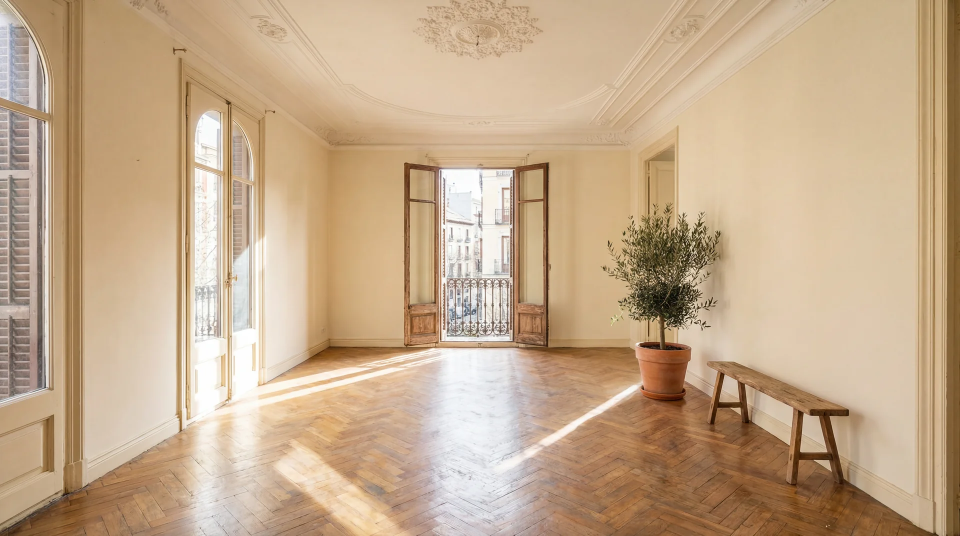
#> input picture website/original/images/landing/checklist-look-feel.webp, 1920 x 1072 px (shown at 1/2 size); its folder holds only this picture in this run
$ python -i gemini_client.py   (imports and definitions only)
#> lines starting #> are read from the running program, lines starting #| are printed output that depends on the picture
"""
Gemini Client for Lean MVP Pipeline (using google-generativeai SDK)
===================================================================

Uses Google AI SDK for proper schema handling.

Models:
- gemini-3-flash-preview - Fast, good for text analysis
- gemini-3.1-pro-preview - Better reasoning, photos
"""

import os
import json
import base64
import logging
import asyncio
import contextvars
from typing import Optional, List, Dict, Any, Union
from dataclasses import dataclass

import httpx
from pathlib import Path
import google.generativeai as genai
from google.generativeai.types import HarmCategory, HarmBlockThreshold

# Load environment
from dotenv import load_dotenv
backend_root = Path(__file__).parent.parent
# Repo-root `.env.local` must be the source of truth; load it last with override=True so stale values never win.
# [3 lines not run here, left out]

logger = logging.getLogger(__name__)

# =============================================================================
# PER-JOB CONTEXT (for DB-first observability)
# =============================================================================
_ctx_db: contextvars.ContextVar[Any] = contextvars.ContextVar("gemini_db", default=None)
_ctx_job: contextvars.ContextVar[Dict[str, Any]] = contextvars.ContextVar("gemini_job", default={})


# [95 lines left out: functions set_gemini_tracking_context, clear_gemini_tracking_context, _usage_metadata_to_dict, _get_usage_int, not called in this run]


# =============================================================================
# TOKEN TRACKING (for cost analysis)
# =============================================================================

class TokenTracker:
    """
    Global tracker for Gemini API token usage with EMPIRICAL per-call cost calculation.

    ═══════════════════════════════════════════════════════════════════════════════
    NO ESTIMATES. NO AVERAGES. NO APPROXIMATIONS.
    Every cost is calculated from ACTUAL API response tokens to 6 decimal places.
    ═══════════════════════════════════════════════════════════════════════════════

    How tokenization works:
    - Text: ~4 characters per token
    - Images: ~1290 tokens per 1024x1024 image (varies by resolution)
    - Audio: 25 tokens per second (we don't use audio)
    - The API returns total token count INCLUDING image tokens in usage_metadata

    Pricing tiers:
    - Standard: <=200K input tokens
    - Long context: >200K input tokens (HIGHER prices for Pro models)
    """
    _instance = None
    BASE_LISTING_CASAFARI_COST_USD = 3.5

    # ═══════════════════════════════════════════════════════════════════════════════
    # GEMINI API PRICING - PAID TIER (Feb 2026)
    # Source: https://ai.google.dev/gemini-api/docs/pricing
    # All prices are USD per 1,000,000 tokens
    # ═══════════════════════════════════════════════════════════════════════════════

    # Standard pricing (<=200K input tokens)
    # NOTE:
    # - "input" covers text + image + video tokens (all charged at same rate)
    # - "output" includes THINKING tokens (Gemini pricing is output including thinking)
    # - Image-gen models can have different output rates for image tokens vs text tokens.
    PRICING_STANDARD = {
        # Gemini 3.1 Pro Preview (same pricing as 3 Pro)
        "gemini-3.1-pro-preview": {
            "input_text_image_video": 2.00,
            "input_audio": 2.00,
            "output": 12.00,
        },
        # Gemini 3 Preview
        "gemini-3-pro-preview": {
            "input_text_image_video": 2.00,  # Text, image, video, audio all same
            "input_audio": 2.00,              # Same as other input for Gemini 3 Pro
            "output": 12.00,
        },
        "gemini-3-flash-preview": {
            "input_text_image_video": 0.50,  # Text, image, video
            "input_audio": 1.00,              # Audio is 2x for Flash
            "output": 3.00,
        },
        # Gemini 3 Pro Image Preview (🍌)
        # Text input/output is priced like Gemini 3 Pro; image output is priced at $120 / 1M tokens.
        "gemini-3-pro-image-preview": {
            "input_text_image_video": 2.00,
            "input_audio": 2.00,
            "output": 120.00,
            "output_text": 12.00,
            "output_image": 120.00,
        },
        # Gemini 2.5
        "gemini-2.5-flash-lite": {
            "input_text_image_video": 0.10,
            "input_audio": 0.30,
            "output": 0.40,
        },
        # Image generation models
        "gemini-2.5-flash-image": {
            "input_text_image_video": 0.30,
            "input_audio": 1.00,
            # Output images are priced at $30 / 1M tokens (equivalent to ~$0.039 per 1024x1024 image).
            "output": 30.00,
        },
    }

    # Long context pricing (>200K input tokens)
    # CRITICAL: Pro models have HIGHER output pricing at long context!
    PRICING_LONG = {
        "gemini-3.1-pro-preview": {
            "input_text_image_video": 4.00,
            "input_audio": 4.00,
            "output": 18.00,
        },
        "gemini-3-pro-preview": {
            "input_text_image_video": 4.00,   # 2x standard
            "input_audio": 4.00,
            "output": 18.00,                   # $18 NOT $12!
        },
        "gemini-3-flash-preview": {
            "input_text_image_video": 0.50,   # Same as standard
            "input_audio": 1.00,
            "output": 3.00,
        },
        "gemini-3-pro-image-preview": {
            "input_text_image_video": 4.00,
            "input_audio": 4.00,
            "output": 120.00,      # image output pricing does not vary with context tier
            "output_text": 18.00,  # text/thinking output follows Pro long-context tier
            "output_image": 120.00,
        },
        "gemini-2.5-flash-lite": {
            "input_text_image_video": 0.10,
            "input_audio": 0.30,
            "output": 0.40,
        },
        "gemini-2.5-flash-image": {
            "input_text_image_video": 0.30,
            "input_audio": 1.00,
            "output": 30.00,
        },
    }

    # Cached input pricing (<=200K context) - 10x cheaper input
    PRICING_CACHED_STANDARD = {
        "gemini-3.1-pro-preview": {
            "input_text_image_video": 0.20,
            "input_audio": 0.20,
            "output": 12.00,
        },
        "gemini-3-pro-preview": {
            "input_text_image_video": 0.20,
            "input_audio": 0.20,
            "output": 12.00,
        },
        "gemini-3-flash-preview": {
            "input_text_image_video": 0.05,
            "input_audio": 0.10,
            "output": 3.00,
        },
        # For image-gen: context caching pricing is not used in this pipeline.
        # Keep cached == regular to avoid under-reporting.
        "gemini-3-pro-image-preview": {
            "input_text_image_video": 0.20,
            "input_audio": 0.20,
            "output": 120.00,
            "output_text": 12.00,
            "output_image": 120.00,
        },
        "gemini-2.5-flash-lite": {
            "input_text_image_video": 0.010,
            "input_audio": 0.030,
            "output": 0.40,
        },
        "gemini-2.5-flash-image": {
            "input_text_image_video": 0.30,
            "input_audio": 1.00,
            "output": 30.00,
        },
    }

    # Cached input pricing (>200K context)
    PRICING_CACHED_LONG = {
        "gemini-3.1-pro-preview": {
            "input_text_image_video": 0.40,
            "input_audio": 0.40,
            "output": 18.00,
        },
        "gemini-3-pro-preview": {
            "input_text_image_video": 0.40,
            "input_audio": 0.40,
            "output": 18.00,
        },
        "gemini-3-flash-preview": {
            "input_text_image_video": 0.05,
            "input_audio": 0.10,
            "output": 3.00,
        },
        "gemini-3-pro-image-preview": {
            "input_text_image_video": 0.40,
            "input_audio": 0.40,
            "output": 120.00,
            "output_text": 18.00,
            "output_image": 120.00,
        },
        "gemini-2.5-flash-lite": {
            "input_text_image_video": 0.010,
            "input_audio": 0.030,
            "output": 0.40,
        },
        "gemini-2.5-flash-image": {
            "input_text_image_video": 0.30,
            "input_audio": 1.00,
            "output": 30.00,
        },
    }

    # 200K token threshold for long context pricing
    LONG_CONTEXT_THRESHOLD = 200_000

    def __init__(self):
        self.reset()

    @classmethod
    def get_instance(cls):
        if cls._instance is None:
            cls._instance = cls()
        return cls._instance

    def reset(self):
        """Reset all tracking data."""
        self.total_input_tokens = 0
        self.total_output_tokens = 0  # output_tokens + thinking_tokens (billable output)
        self.total_thinking_tokens = 0
        self.total_cost_regular = 0.0  # Running total (actual, not estimated)
        self.total_cost_cached = 0.0   # Running total assuming cached pricing
        self.base_cost_usd = self.BASE_LISTING_CASAFARI_COST_USD
        self.call_count = 0
        self.by_model = {}
        self.by_stage = {}
        self.current_stage = "default"
        self.previous_stage = None

    # [270 lines left out: functions set_stage, track, report, log_summary, log_stage_progress, not called in this run]


# =============================================================================
# CONFIGURATION
# =============================================================================

# Model configurations (per Build Plan - DO NOT CHANGE)
MODELS = {
    # Text analysis (T1-T4), URL validation, domain credibility fallback
    "flash-lite": "gemini-2.5-flash-lite",

    # Search synthesis (C1, C2, R2), Scope details (R3a-R4)
    "flash": "gemini-3-flash-preview",

    # Photo analysis (P1-P3), Architect (A1-A3), Scope (R1), Visuals selection (V2-V3)
    "pro": "gemini-3.1-pro-preview",
    # Image generation
    "pro-image": "gemini-2.5-flash-image",     # Stable, well-tested
    "pro-image-gen3": "gemini-3-pro-image-preview",  # Higher quality, optional
    "flash-image": "gemini-2.5-flash-image",
}

# Automatic fallback chain for rate limits
# Order: primary → fallback1 → fallback2 → fallback3
MODEL_FALLBACK_CHAIN = {
    "pro": ["gemini-3.1-pro-preview", "gemini-3-flash-preview"],
    "flash": ["gemini-3-flash-preview"],
    "flash-lite": ["gemini-2.5-flash-lite", "gemini-3-flash-preview"],
    "pro-image": ["gemini-2.5-flash-image"],
    "flash-image": ["gemini-2.5-flash-image"],
}


# [31 lines left out: function _validate_gemini_pricing_tables, not called in this run]


# Global tracker instance (after model config so validation can run)
_token_tracker = TokenTracker.get_instance()
# [1 line not run here, left out]


def get_token_tracker() -> TokenTracker:
    """Get the global token tracker."""
    return _token_tracker

# Error patterns that trigger fallback
RATE_LIMIT_PATTERNS = [
    "429",
    "rate limit",
    "quota exceeded",
    "resource exhausted",
    "too many requests",
    "RESOURCE_EXHAUSTED",
    "rateLimitExceeded",
]


# [4 lines left out: function _is_rate_limit_error, not called in this run]


def _compress_to_jpeg(image_b64: str, quality: int = 85) -> tuple[str, str]:
    """
    Compress a base64 image to JPEG to reduce payload size.

    Gemini returns PNGs (~100KB), this converts to JPEG (~25KB).

    Args:
        image_b64: Base64 encoded image (PNG or other format)
        quality: JPEG quality (1-100), default 85 is good balance

    Returns:
        Tuple of (compressed_base64, mime_type)
    """
    try:
        from PIL import Image
        import io

        # Decode base64 to bytes
        image_bytes = base64.b64decode(image_b64)

        # Open with PIL
        img = Image.open(io.BytesIO(image_bytes))

        # Convert RGBA to RGB (JPEG doesn't support alpha)
        if img.mode in ('RGBA', 'LA', 'P'):
            # Create white background
            background = Image.new('RGB', img.size, (255, 255, 255))
            if img.mode == 'P':
                img = img.convert('RGBA')
            background.paste(img, mask=img.split()[-1] if img.mode == 'RGBA' else None)
            img = background
        elif img.mode != 'RGB':
            img = img.convert('RGB')

        # Save as JPEG to buffer
        buffer = io.BytesIO()
        img.save(buffer, format='JPEG', quality=quality, optimize=True)
        buffer.seek(0)

        # Encode back to base64
        compressed_b64 = base64.b64encode(buffer.read()).decode('utf-8')

        return compressed_b64, "image/jpeg"

    except Exception as e:
        # If compression fails, return original
        logger.warning(f"  ⚠️ Image compression failed: {e}, using original")
        return image_b64, "image/png"


# [6 lines left out: function get_api_key, not called in this run]


@dataclass
class GeminiResponse:
    """Response from Gemini API call."""
    success: bool
    text: Optional[str] = None
    tool_calls: Optional[List[Dict[str, Any]]] = None  # [{"name": "fn_name", "args": {...}}]
    error: Optional[str] = None
    usage: Optional[Dict[str, int]] = None
    model: Optional[str] = None
    finish_reason: Optional[str] = None  # e.g. "1"/"STOP" or "2"/"MAX_TOKENS"


# Default system instruction to ensure Spanish responses
DEFAULT_SYSTEM_INSTRUCTION = """IMPORTANT: You MUST respond in Spanish (Español).
All text output, labels, descriptions, summaries, reasons, and any human-readable content MUST be written in Spanish.
Only technical field names in JSON (like "condition_score") should remain in English for parsing.
Example: Instead of "Move-in ready" write "Listo para entrar". Instead of "Bathroom needs updating" write "El baño necesita actualización"."""


# [571 lines not run here, left out]


# [11 lines left out: function _guess_mime_type_from_path, not called in this run]


# [295 lines not run here, left out]

>>> import cv2
>>> picture = cv2.imread('../../website/original/images/landing/checklist-look-feel.webp', cv2.IMREAD_GRAYSCALE)
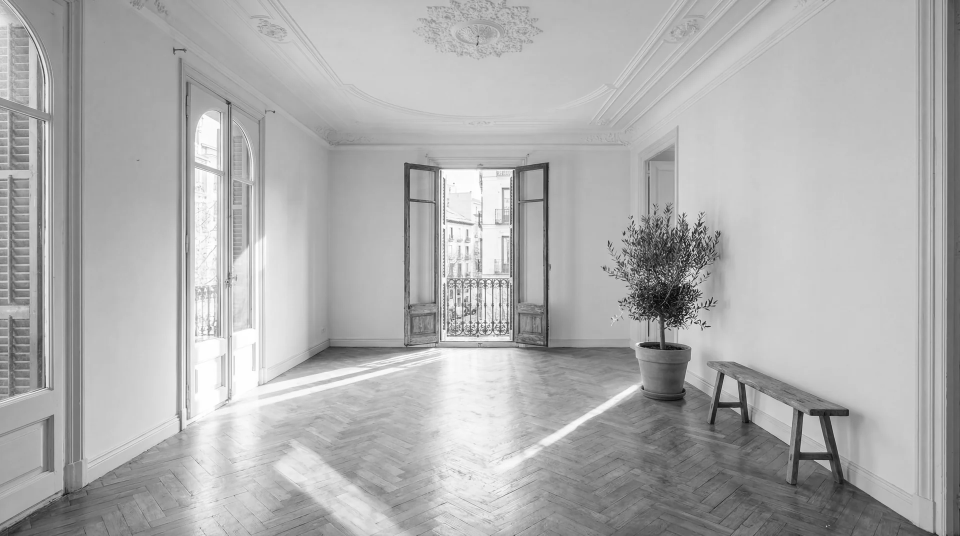
#> picture: shape (1072, 1920) (shown at 1/2 size); min 0, max 255, mean 174.3
>>> result = _compress_to_jpeg(picture)

$ run again, on website/original/images/landing/life-family.webp
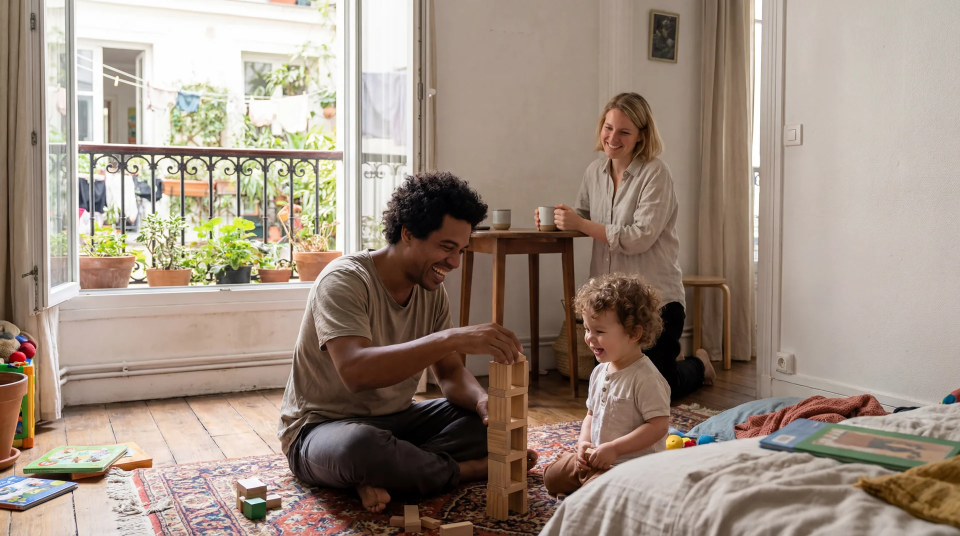
#> input picture website/original/images/landing/life-family.webp, 1920 x 1072 px (shown at 1/2 size)
#> `picture = cv2.imread('../../website/original/images/landing/checklist-..`:
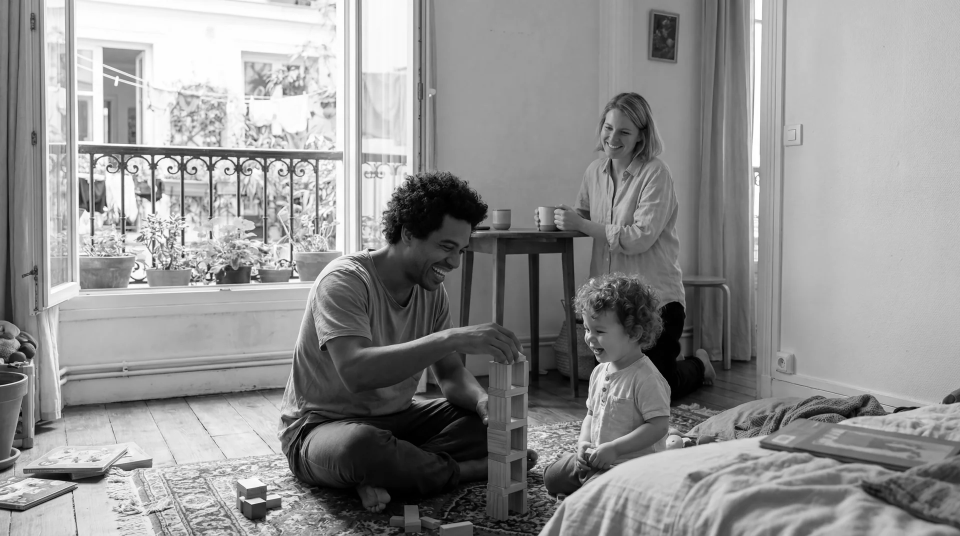
#> picture: shape (1072, 1920) (shown at 1/2 size); min 0, max 255, mean 146.1

$ run again, on website/original/images/landing/life-flatmates.webp
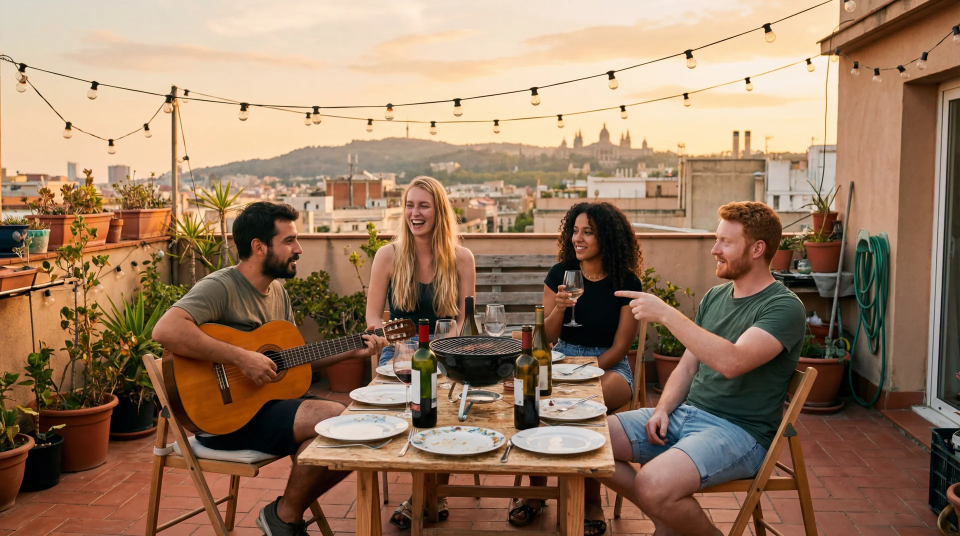
#> input picture website/original/images/landing/life-flatmates.webp, 1920 x 1072 px (shown at 1/2 size)
#> `picture = cv2.imread('../../website/original/images/landing/checklist-..`:
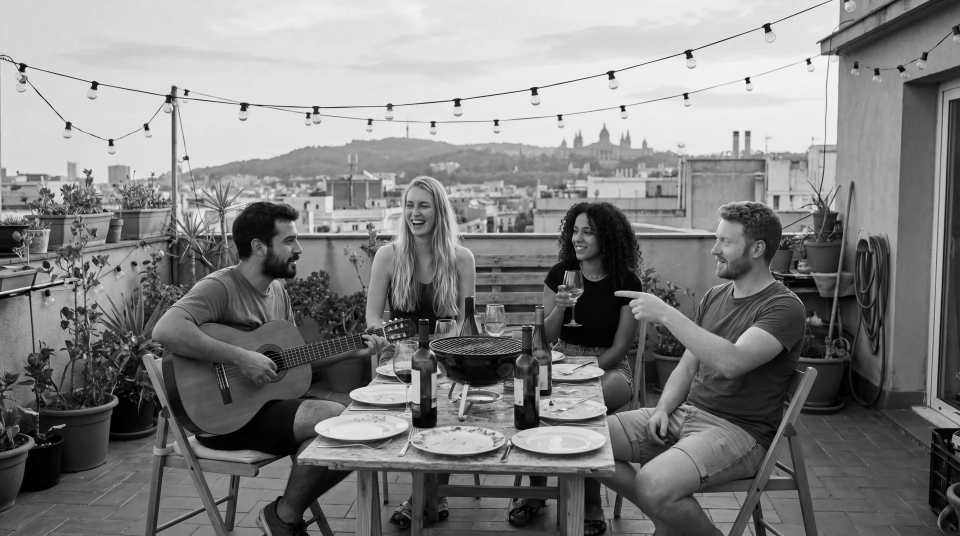
#> picture: shape (1072, 1920) (shown at 1/2 size); min 0, max 248, mean 128.9
